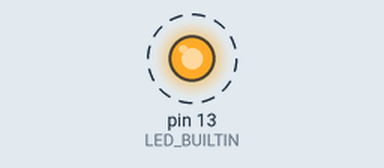
Simulated run of this sketch. Board: Arduino Uno, built with avr-gcc and run on an emulated ATmega328P. Shown: output pins drawn as LEDs (lit = HIGH). Dashed ring = blinking. What the sketch prints to the serial monitor is not drawn.

Above: at 0.5 s.
Timing chart, 0 to 4.6 s (numbered marks = the images above):
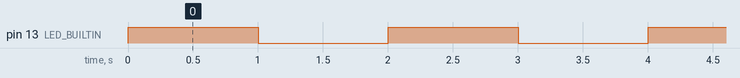

The sketch:

main.ino
```cpp
void setup() {

  // ===== STAGE 1: SERIAL START =====
  Serial.begin(9600);
  Serial.println("Hello World - Arduino Started");

  // ===== STAGE 2: LED SETUP =====
  pinMode(LED_BUILTIN, OUTPUT);
}

void loop() {

  // ===== STAGE 3: LED ON =====
  digitalWrite(LED_BUILTIN, HIGH);
  Serial.println("LED STATUS: ON");
  delay(1000);

  // ===== STAGE 3: LED OFF =====
  digitalWrite(LED_BUILTIN, LOW);
  Serial.println("LED STATUS: OFF");
  delay(1000);
}
```

Measured:
- by itself, pin 13 (LED_BUILTIN): alternates HIGH for 1.0 s and LOW for 1.0 s
